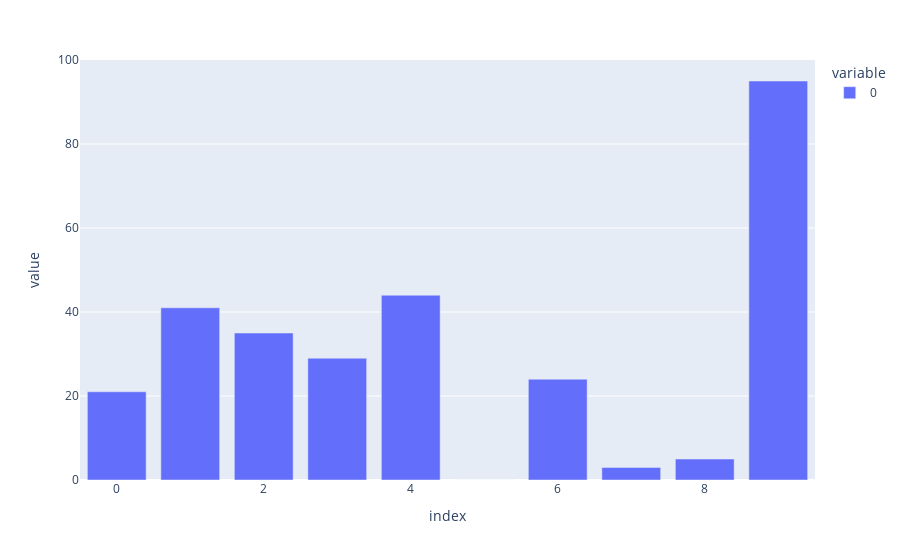

Notebook code cell kept with this figure:
### Code cell
px.bar(ms)

### Figure 1 — Plotly figure (JSON) as saved in the notebook; plotly's stock layout.template omitted (floating-point values rounded to 4 significant figures)
{"data": [{"alignmentgroup": "True", "hovertemplate": "variable=0<br>index=%{x}<br>value=%{y}<extra></extra>", "legendgroup": "0", "marker": {"color": "#636efa", "pattern": {"shape": ""}}, "name": "0", "offsetgroup": "0", "orientation": "v", "showlegend": true, "textposition": "auto", "type": "bar", "x": [0, 1, 2, 3, 4, 5, 6, 7, 8, 9], "xaxis": "x", "y": [21, 41, 35, 29, 44, 0, 24, 3, 5, 95], "yaxis": "y"}], "layout": {"barmode": "relative", "legend": {"title": {"text": "variable"}, "tracegroupgap": 0}, "margin": {"t": 60}, "xaxis": {"anchor": "y", "domain": [0, 1], "title": {"text": "index"}}, "yaxis": {"anchor": "x", "domain": [0, 1], "title": {"text": "value"}}}}
